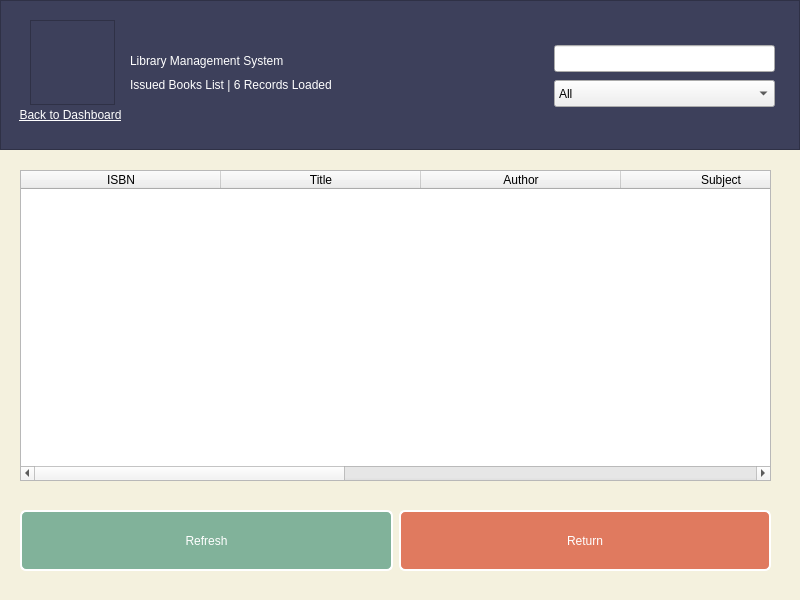
<?xml version="1.0" encoding="UTF-8"?>
<ui version="4.0">
 <class>returnBook</class>
 <widget class="QWidget" name="returnBook">
  <property name="geometry">
   <rect>
    <x>0</x>
    <y>0</y>
    <width>800</width>
    <height>600</height>
   </rect>
  </property>
  <property name="windowTitle">
   <string>Form</string>
  </property>
  <property name="styleSheet">
   <string notr="true">#returnBook
{
	background-color: rgb(244, 241, 222);
	color: rgb(61, 64, 91);
}
QPushButton
{
	font: 10pt &quot;IRANYekan&quot;;
	background-color: rgb(224, 122, 95);
	color: rgb(255, 255, 255);
    border: 2px solid rgb(255, 255, 255);
    border-radius: 6px;
}
QPushButton:hover
{
	background-color: rgb(242, 204, 143);
}
QPushButton#pushButton_refresh
{
	background-color: rgb(129, 178, 154);
}
QPushButton#pushButton_refresh:hover
{
	background-color: rgb(242, 204, 143);
}</string>
  </property>
  <widget class="QFrame" name="frame_top">
   <property name="geometry">
    <rect>
     <x>0</x>
     <y>0</y>
     <width>800</width>
     <height>150</height>
    </rect>
   </property>
   <property name="styleSheet">
    <string notr="true">background-color: rgb(61, 64, 91);
color: rgb(255, 255, 255);</string>
   </property>
   <property name="frameShape">
    <enum>QFrame::StyledPanel</enum>
   </property>
   <property name="frameShadow">
    <enum>QFrame::Raised</enum>
   </property>
   <widget class="QFrame" name="frame_icon">
    <property name="geometry">
     <rect>
      <x>30</x>
      <y>20</y>
      <width>85</width>
      <height>85</height>
     </rect>
    </property>
    <property name="styleSheet">
     <string notr="true">image: url(:/icons/icons/return.png);</string>
    </property>
    <property name="frameShape">
     <enum>QFrame::StyledPanel</enum>
    </property>
    <property name="frameShadow">
     <enum>QFrame::Raised</enum>
    </property>
   </widget>
   <widget class="QPushButton" name="pushButton_backtodash">
    <property name="geometry">
     <rect>
      <x>10</x>
      <y>105</y>
      <width>121</width>
      <height>20</height>
     </rect>
    </property>
    <property name="styleSheet">
     <string notr="true">border: 0px;
text-decoration: underline;
font: 25 7pt &quot;IRANYekan Light&quot;;</string>
    </property>
    <property name="text">
     <string>&amp;Back to Dashboard</string>
    </property>
    <property name="flat">
     <bool>true</bool>
    </property>
   </widget>
   <widget class="QLabel" name="label_title">
    <property name="geometry">
     <rect>
      <x>130</x>
      <y>45</y>
      <width>451</width>
      <height>31</height>
     </rect>
    </property>
    <property name="styleSheet">
     <string notr="true">font: 75 14pt &quot;IRANYekan&quot;;</string>
    </property>
    <property name="text">
     <string>Library Management System</string>
    </property>
   </widget>
   <widget class="QLabel" name="label">
    <property name="geometry">
     <rect>
      <x>130</x>
      <y>75</y>
      <width>351</width>
      <height>20</height>
     </rect>
    </property>
    <property name="styleSheet">
     <string notr="true">font: 25 10pt &quot;IRANYekan Light&quot;;</string>
    </property>
    <property name="text">
     <string>Issued Books List | 6 Records Loaded</string>
    </property>
   </widget>
  </widget>
  <widget class="QLineEdit" name="lineEdit_search">
   <property name="geometry">
    <rect>
     <x>554</x>
     <y>45</y>
     <width>221</width>
     <height>27</height>
    </rect>
   </property>
   <property name="toolTip">
    <string>Quick Search</string>
   </property>
   <property name="placeholderText">
    <string/>
   </property>
  </widget>
  <widget class="QComboBox" name="comboBox_search">
   <property name="geometry">
    <rect>
     <x>844</x>
     <y>225</y>
     <width>221</width>
     <height>27</height>
    </rect>
   </property>
   <property name="toolTip">
    <string>Search by:</string>
   </property>
   <item>
    <property name="text">
     <string>All</string>
    </property>
   </item>
   <item>
    <property name="text">
     <string>ISBN</string>
    </property>
   </item>
   <item>
    <property name="text">
     <string>Title</string>
    </property>
   </item>
   <item>
    <property name="text">
     <string>Author</string>
    </property>
   </item>
   <item>
    <property name="text">
     <string>Subject</string>
    </property>
   </item>
   <item>
    <property name="text">
     <string>Publisher</string>
    </property>
   </item>
   <item>
    <property name="text">
     <string>Language</string>
    </property>
   </item>
   <item>
    <property name="text">
     <string>Number Of Pages</string>
    </property>
   </item>
  </widget>
  <widget class="QComboBox" name="comboBox_search_2">
   <property name="geometry">
    <rect>
     <x>554</x>
     <y>80</y>
     <width>221</width>
     <height>27</height>
    </rect>
   </property>
   <property name="toolTip">
    <string>Search by:</string>
   </property>
   <item>
    <property name="text">
     <string>All</string>
    </property>
   </item>
   <item>
    <property name="text">
     <string>ISBN</string>
    </property>
   </item>
   <item>
    <property name="text">
     <string>Title</string>
    </property>
   </item>
   <item>
    <property name="text">
     <string>Author</string>
    </property>
   </item>
   <item>
    <property name="text">
     <string>Subject</string>
    </property>
   </item>
   <item>
    <property name="text">
     <string>Publisher</string>
    </property>
   </item>
   <item>
    <property name="text">
     <string>Language</string>
    </property>
   </item>
   <item>
    <property name="text">
     <string>Number Of Pages</string>
    </property>
   </item>
  </widget>
  <widget class="QTableWidget" name="tableWidget">
   <property name="geometry">
    <rect>
     <x>20</x>
     <y>170</y>
     <width>751</width>
     <height>311</height>
    </rect>
   </property>
   <property name="alternatingRowColors">
    <bool>true</bool>
   </property>
   <property name="selectionMode">
    <enum>QAbstractItemView::SingleSelection</enum>
   </property>
   <property name="selectionBehavior">
    <enum>QAbstractItemView::SelectRows</enum>
   </property>
   <property name="sortingEnabled">
    <bool>true</bool>
   </property>
   <attribute name="horizontalHeaderDefaultSectionSize">
    <number>200</number>
   </attribute>
   <column>
    <property name="text">
     <string>ISBN</string>
    </property>
   </column>
   <column>
    <property name="text">
     <string>Title</string>
    </property>
   </column>
   <column>
    <property name="text">
     <string>Author</string>
    </property>
   </column>
   <column>
    <property name="text">
     <string>Subject</string>
    </property>
   </column>
   <column>
    <property name="text">
     <string>Publisher</string>
    </property>
   </column>
   <column>
    <property name="text">
     <string>Language</string>
    </property>
   </column>
   <column>
    <property name="text">
     <string>Number Of Pages</string>
    </property>
   </column>
  </widget>
  <widget class="QWidget" name="horizontalLayoutWidget">
   <property name="geometry">
    <rect>
     <x>20</x>
     <y>510</y>
     <width>751</width>
     <height>61</height>
    </rect>
   </property>
   <layout class="QHBoxLayout" name="horizontalLayout">
    <item>
     <widget class="QPushButton" name="pushButton_refresh">
      <property name="sizePolicy">
       <sizepolicy hsizetype="Expanding" vsizetype="Expanding">
        <horstretch>0</horstretch>
        <verstretch>0</verstretch>
       </sizepolicy>
      </property>
      <property name="text">
       <string>Refresh</string>
      </property>
     </widget>
    </item>
    <item>
     <widget class="QPushButton" name="pushButton_return">
      <property name="sizePolicy">
       <sizepolicy hsizetype="Expanding" vsizetype="Expanding">
        <horstretch>0</horstretch>
        <verstretch>0</verstretch>
       </sizepolicy>
      </property>
      <property name="text">
       <string>Return</string>
      </property>
     </widget>
    </item>
   </layout>
  </widget>
 </widget>
 <resources/>
 <connections/>
</ui>
